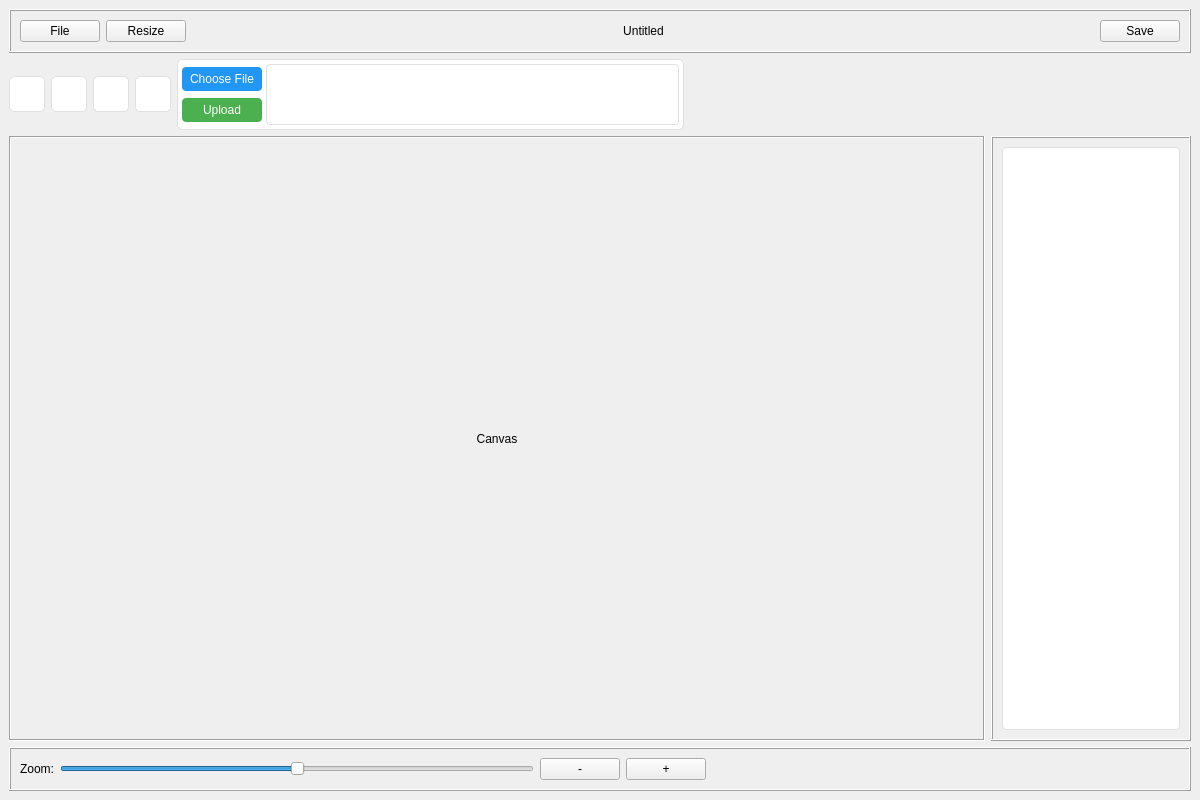
<?xml version="1.0" encoding="UTF-8"?>
<ui version="4.0">
 <class>EditorMainWindow</class>
 <widget class="QMainWindow" name="EditorMainWindow">
  <property name="geometry">
   <rect>
    <x>0</x>
    <y>0</y>
    <width>1200</width>
    <height>800</height>
   </rect>
  </property>
  <property name="windowTitle">
   <string>Editor</string>
  </property>
  <widget class="QWidget" name="centralwidget">
   <layout class="QVBoxLayout" name="verticalLayoutMain">
    <item>
     <widget class="QFrame" name="topBar">
      <property name="frameShape">
       <enum>QFrame::Box</enum>
      </property>
      <property name="frameShadow">
       <enum>QFrame::Raised</enum>
      </property>
      <layout class="QHBoxLayout" name="horizontalLayout_topBar">
       <item>
        <widget class="QPushButton" name="btnFile">
         <property name="text">
          <string>File</string>
         </property>
        </widget>
       </item>
       <item>
        <widget class="QPushButton" name="btnResize">
         <property name="text">
          <string>Resize</string>
         </property>
        </widget>
       </item>
       <item>
        <spacer name="horizontalSpacer_topBar1">
         <property name="orientation">
          <enum>Qt::Horizontal</enum>
         </property>
         <property name="sizeHint" stdset="0">
          <size>
           <width>0</width>
           <height>0</height>
          </size>
         </property>
        </spacer>
       </item>
       <item>
        <widget class="QLabel" name="labelUntitled">
         <property name="text">
          <string>Untitled</string>
         </property>
         <property name="alignment">
          <set>Qt::AlignCenter</set>
         </property>
        </widget>
       </item>
       <item>
        <spacer name="horizontalLayoutSpacer_topBar2">
         <property name="orientation">
          <enum>Qt::Horizontal</enum>
         </property>
         <property name="sizeHint" stdset="0">
          <size>
           <width>0</width>
           <height>0</height>
          </size>
         </property>
        </spacer>
       </item>
       <item>
        <widget class="QPushButton" name="btnSave">
         <property name="text">
          <string>Save</string>
         </property>
        </widget>
       </item>
      </layout>
     </widget>
    </item>
    <item>
     <layout class="QHBoxLayout" name="horizontalLayoutTools">
      <property name="spacing">
       <number>6</number>
      </property>
      <property name="leftMargin">
       <number>0</number>
      </property>
      <item>
       <widget class="QPushButton" name="btnText">
        <property name="minimumSize">
         <size>
          <width>36</width>
          <height>36</height>
         </size>
        </property>
        <property name="maximumSize">
         <size>
          <width>36</width>
          <height>36</height>
         </size>
        </property>
        <property name="toolTip">
         <string>Text</string>
        </property>
        <property name="styleSheet">
         <string notr="true">QPushButton {
          background-color: #FFFFFF;
          border: 1px solid #E0E0E0;
          border-radius: 5px;
         }
         QPushButton:hover {
          background-color: #E0E0E0;
         }
         QPushButton:checked {
          background-color: #2196F3;
          border-color: #1565C0;
         }</string>
        </property>
        <property name="text">
         <string/>
        </property>
        <property name="icon">
         <iconset resource="../img/Roots_img.qrc">
          <normaloff>:/button/buttontext.png</normaloff>:/button/buttontext.png</iconset>
        </property>
        <property name="iconSize">
         <size>
          <width>20</width>
          <height>20</height>
         </size>
        </property>
        <property name="checkable">
         <bool>true</bool>
        </property>
       </widget>
      </item>
      <item>
       <widget class="QPushButton" name="btnShapes">
        <property name="minimumSize">
         <size>
          <width>36</width>
          <height>36</height>
         </size>
        </property>
        <property name="maximumSize">
         <size>
          <width>36</width>
          <height>36</height>
         </size>
        </property>
        <property name="toolTip">
         <string>Shapes</string>
        </property>
        <property name="styleSheet">
         <string notr="true">QPushButton {
          background-color: #FFFFFF;
          border: 1px solid #E0E0E0;
          border-radius: 5px;
         }
         QPushButton:hover {
          background-color: #E0E0E0;
         }
         QPushButton:checked {
          background-color: #2196F3;
          border-color: #1565C0;
         }</string>
        </property>
        <property name="text">
         <string/>
        </property>
        <property name="icon">
         <iconset resource="../img/Roots_img.qrc">
          <normaloff>:/button/button_shape.png</normaloff>:/button/button_shape.png</iconset>
        </property>
        <property name="iconSize">
         <size>
          <width>20</width>
          <height>20</height>
         </size>
        </property>
        <property name="checkable">
         <bool>true</bool>
        </property>
       </widget>
      </item>
      <item>
       <widget class="QPushButton" name="btnUpload">
        <property name="minimumSize">
         <size>
          <width>36</width>
          <height>36</height>
         </size>
        </property>
        <property name="maximumSize">
         <size>
          <width>36</width>
          <height>36</height>
         </size>
        </property>
        <property name="toolTip">
         <string>Upload</string>
        </property>
        <property name="styleSheet">
         <string notr="true">QPushButton {
          background-color: #FFFFFF;
          border: 1px solid #E0E0E0;
          border-radius: 5px;
         }
         QPushButton:hover {
          background-color: #E0E0E0;
         }
         QPushButton:checked {
          background-color: #2196F3;
          border-color: #1565C0;
         }</string>
        </property>
        <property name="text">
         <string/>
        </property>
        <property name="icon">
         <iconset>
          <normaloff>../img/upload-button.png</normaloff>../img/upload-button.png</iconset>
        </property>
        <property name="iconSize">
         <size>
          <width>20</width>
          <height>20</height>
         </size>
        </property>
        <property name="checkable">
         <bool>true</bool>
        </property>
       </widget>
      </item>
      <item>
       <widget class="QPushButton" name="btnImages">
        <property name="minimumSize">
         <size>
          <width>36</width>
          <height>36</height>
         </size>
        </property>
        <property name="maximumSize">
         <size>
          <width>36</width>
          <height>36</height>
         </size>
        </property>
        <property name="toolTip">
         <string>Images</string>
        </property>
        <property name="styleSheet">
         <string notr="true">QPushButton {
          background-color: #FFFFFF;
          border: 1px solid #E0E0E0;
          border-radius: 5px;
         }
         QPushButton:hover {
          background-color: #E0E0E0;
         }
         QPushButton:checked {
          background-color: #2196F3;
          border-color: #1565C0;
         }</string>
        </property>
        <property name="text">
         <string/>
        </property>
        <property name="icon">
         <iconset resource="../img/Roots_img.qrc">
          <normaloff>:/button/images-square-outlined-interface-button-symbol.png</normaloff>:/button/images-square-outlined-interface-button-symbol.png</iconset>
        </property>
        <property name="iconSize">
         <size>
          <width>20</width>
          <height>20</height>
         </size>
        </property>
        <property name="checkable">
         <bool>true</bool>
        </property>
       </widget>
      </item>
      <item>
       <widget class="QStackedWidget" name="toolsStackedWidget">
        <property name="sizePolicy">
         <sizepolicy hsizetype="Preferred" vsizetype="Fixed">
          <horstretch>0</horstretch>
          <verstretch>0</verstretch>
         </sizepolicy>
        </property>
        <property name="minimumSize">
         <size>
          <width>200</width>
          <height>71</height>
         </size>
        </property>
        <property name="maximumSize">
         <size>
          <width>16777215</width>
          <height>71</height>
         </size>
        </property>
        <property name="styleSheet">
         <string notr="true">QStackedWidget {
          background-color: #FFFFFF;
          border: 1px solid #E0E0E0;
          border-radius: 5px;
         }</string>
        </property>
        <property name="currentIndex">
         <number>2</number>
        </property>
        <widget class="QWidget" name="pageText">
         <layout class="QVBoxLayout" name="verticalLayoutText">
          <property name="spacing">
           <number>4</number>
          </property>
          <property name="leftMargin">
           <number>4</number>
          </property>
          <property name="topMargin">
           <number>4</number>
          </property>
          <property name="rightMargin">
           <number>4</number>
          </property>
          <property name="bottomMargin">
           <number>4</number>
          </property>
          <item>
           <layout class="QHBoxLayout" name="horizontalLayoutText">
            <property name="spacing">
             <number>4</number>
            </property>
            <item>
             <widget class="QPushButton" name="btnBold">
              <property name="minimumSize">
               <size>
                <width>24</width>
                <height>24</height>
               </size>
              </property>
              <property name="maximumSize">
               <size>
                <width>24</width>
                <height>24</height>
               </size>
              </property>
              <property name="toolTip">
               <string>Bold</string>
              </property>
              <property name="styleSheet">
               <string notr="true">QPushButton {
                border: 1px solid #E0E0E0;
                border-radius: 4px;
               }
               QPushButton:hover {
                background-color: #E0E0E0;
               }</string>
              </property>
              <property name="text">
               <string>B</string>
              </property>
             </widget>
            </item>
            <item>
             <widget class="QPushButton" name="btnItalic">
              <property name="minimumSize">
               <size>
                <width>24</width>
                <height>24</height>
               </size>
              </property>
              <property name="maximumSize">
               <size>
                <width>24</width>
                <height>24</height>
               </size>
              </property>
              <property name="toolTip">
               <string>Italic</string>
              </property>
              <property name="styleSheet">
               <string notr="true">QPushButton {
                border: 1px solid #E0E0E0;
                border-radius: 4px;
               }
               QPushButton:hover {
                background-color: #E0E0E0;
               }</string>
              </property>
              <property name="text">
               <string>I</string>
              </property>
             </widget>
            </item>
            <item>
             <widget class="QPushButton" name="btnUnderline">
              <property name="minimumSize">
               <size>
                <width>24</width>
                <height>24</height>
               </size>
              </property>
              <property name="maximumSize">
               <size>
                <width>24</width>
                <height>24</height>
               </size>
              </property>
              <property name="toolTip">
               <string>Underline</string>
              </property>
              <property name="styleSheet">
               <string notr="true">QPushButton {
                border: 1px solid #E0E0E0;
                border-radius: 4px;
               }
               QPushButton:hover {
                background-color: #E0E0E0;
               }</string>
              </property>
              <property name="text">
               <string>U</string>
              </property>
             </widget>
            </item>
            <item>
             <widget class="QPushButton" name="btnAlignLeft">
              <property name="minimumSize">
               <size>
                <width>24</width>
                <height>24</height>
               </size>
              </property>
              <property name="maximumSize">
               <size>
                <width>24</width>
                <height>24</height>
               </size>
              </property>
              <property name="toolTip">
               <string>Align Left</string>
              </property>
              <property name="styleSheet">
               <string notr="true">QPushButton {
                border: 1px solid #E0E0E0;
                border-radius: 4px;
               }
               QPushButton:hover {
                background-color: #E0E0E0;
               }</string>
              </property>
              <property name="text">
               <string/>
              </property>
              <property name="icon">
               <iconset>
                <normaloff>:/newPrefix/align-left.png</normaloff>:/newPrefix/align-left.png</iconset>
              </property>
              <property name="iconSize">
               <size>
                <width>16</width>
                <height>16</height>
               </size>
              </property>
             </widget>
            </item>
            <item>
             <widget class="QPushButton" name="btnAlignCenter">
              <property name="minimumSize">
               <size>
                <width>24</width>
                <height>24</height>
               </size>
              </property>
              <property name="maximumSize">
               <size>
                <width>24</width>
                <height>24</height>
               </size>
              </property>
              <property name="toolTip">
               <string>Align Center</string>
              </property>
              <property name="styleSheet">
               <string notr="true">QPushButton {
                border: 1px solid #E0E0E0;
                border-radius: 4px;
               }
               QPushButton:hover {
                background-color: #E0E0E0;
               }</string>
              </property>
              <property name="text">
               <string/>
              </property>
              <property name="icon">
               <iconset>
                <normaloff>:/newPrefix/format.png</normaloff>:/newPrefix/format.png</iconset>
              </property>
              <property name="iconSize">
               <size>
                <width>16</width>
                <height>16</height>
               </size>
              </property>
             </widget>
            </item>
            <item>
             <widget class="QPushButton" name="btnAlignRight">
              <property name="minimumSize">
               <size>
                <width>24</width>
                <height>24</height>
               </size>
              </property>
              <property name="maximumSize">
               <size>
                <width>24</width>
                <height>24</height>
               </size>
              </property>
              <property name="toolTip">
               <string>Align Right</string>
              </property>
              <property name="styleSheet">
               <string notr="true">QPushButton {
                border: 1px solid #E0E0E0;
                border-radius: 4px;
               }
               QPushButton:hover {
                background-color: #E0E0E0;
               }</string>
              </property>
              <property name="text">
               <string/>
              </property>
              <property name="icon">
               <iconset>
                <normaloff>:/newPrefix/align-right.png</normaloff>:/newPrefix/align-right.png</iconset>
              </property>
              <property name="iconSize">
               <size>
                <width>16</width>
                <height>16</height>
               </size>
              </property>
             </widget>
            </item>
            <item>
             <widget class="QPushButton" name="btnTextColor">
              <property name="minimumSize">
               <size>
                <width>24</width>
                <height>24</height>
               </size>
              </property>
              <property name="maximumSize">
               <size>
                <width>24</width>
                <height>24</height>
               </size>
              </property>
              <property name="toolTip">
               <string>Text Color</string>
              </property>
              <property name="styleSheet">
               <string notr="true">QPushButton {
                border: 1px solid #E0E0E0;
                border-radius: 4px;
                color: #FF0000;
               }
               QPushButton:hover {
                background-color: #E0E0E0;
               }</string>
              </property>
              <property name="text">
               <string>A</string>
              </property>
             </widget>
            </item>
            <item>
             <widget class="QPushButton" name="btnAddText">
              <property name="minimumSize">
               <size>
                <width>24</width>
                <height>24</height>
               </size>
              </property>
              <property name="maximumSize">
               <size>
                <width>24</width>
                <height>24</height>
               </size>
              </property>
              <property name="toolTip">
               <string>Add Text</string>
              </property>
              <property name="styleSheet">
               <string notr="true">QPushButton {
                border: 1px solid #E0E0E0;
                border-radius: 4px;
               }
               QPushButton:hover {
                background-color: #E0E0E0;
               }</string>
              </property>
              <property name="text">
               <string>T</string>
              </property>
             </widget>
            </item>
           </layout>
          </item>
          <item>
           <widget class="QComboBox" name="fontComboBox">
            <property name="minimumSize">
             <size>
              <width>150</width>
              <height>24</height>
             </size>
            </property>
            <property name="styleSheet">
             <string notr="true">QComboBox {
              border: 1px solid #E0E0E0;
              border-radius: 4px;
              padding: 2px;
             }
             QComboBox:hover {
              background-color: #E0E0E0;
             }
             QComboBox::drop-down {
              width: 20px;
              border-left: 1px solid #E0E0E0;
             }
             QComboBox QAbstractItemView {
              border: 1px solid #E0E0E0;
              background-color: #FFFFFF;
              selection-background-color: #2196F3;
             }</string>
            </property>
            <property name="editable">
             <bool>true</bool>
            </property>
            <property name="placeholderText" stdset="0">
             <string>Search fonts...</string>
            </property>
            <item>
             <property name="text">
              <string>Arial</string>
             </property>
            </item>
            <item>
             <property name="text">
              <string>Times New Roman</string>
             </property>
            </item>
            <item>
             <property name="text">
              <string>Helvetica</string>
             </property>
            </item>
            <item>
             <property name="text">
              <string>Comic Sans MS</string>
             </property>
            </item>
            <item>
             <property name="text">
              <string>Calibri</string>
             </property>
            </item>
           </widget>
          </item>
         </layout>
        </widget>
        <widget class="QWidget" name="pageShapes">
         <layout class="QHBoxLayout" name="horizontalLayoutShapes">
          <property name="spacing">
           <number>4</number>
          </property>
          <property name="leftMargin">
           <number>4</number>
          </property>
          <property name="topMargin">
           <number>4</number>
          </property>
          <property name="rightMargin">
           <number>4</number>
          </property>
          <property name="bottomMargin">
           <number>4</number>
          </property>
          <item>
           <widget class="QPushButton" name="addButtonShapes">
            <property name="minimumSize">
             <size>
              <width>36</width>
              <height>24</height>
             </size>
            </property>
            <property name="maximumSize">
             <size>
              <width>36</width>
              <height>24</height>
             </size>
            </property>
            <property name="styleSheet">
             <string notr="true">QPushButton {
              background-color: #4CAF50;
              color: white;
              border-radius: 4px;
              padding: 2px;
             }
             QPushButton:hover {
              background-color: #45A049;
             }</string>
            </property>
            <property name="text">
             <string>Add</string>
            </property>
           </widget>
          </item>
          <item>
           <widget class="QPushButton" name="btnSquare">
            <property name="minimumSize">
             <size>
              <width>24</width>
              <height>24</height>
             </size>
            </property>
            <property name="maximumSize">
             <size>
              <width>24</width>
              <height>24</height>
             </size>
            </property>
            <property name="toolTip">
             <string>Square</string>
            </property>
            <property name="styleSheet">
             <string notr="true">QPushButton {
              border: 1px solid #E0E0E0;
              border-radius: 4px;
             }
             QPushButton:hover {
              background-color: #E0E0E0;
             }</string>
            </property>
            <property name="text">
             <string/>
            </property>
            <property name="icon">
             <iconset>
              <normaloff>../../Downloads/image 17.png</normaloff>../../Downloads/image 17.png</iconset>
            </property>
            <property name="iconSize">
             <size>
              <width>16</width>
              <height>16</height>
             </size>
            </property>
           </widget>
          </item>
          <item>
           <widget class="QPushButton" name="btnCircle">
            <property name="minimumSize">
             <size>
              <width>24</width>
              <height>24</height>
             </size>
            </property>
            <property name="maximumSize">
             <size>
              <width>24</width>
              <height>24</height>
             </size>
            </property>
            <property name="toolTip">
             <string>Circle</string>
            </property>
            <property name="styleSheet">
             <string notr="true">QPushButton {
              border: 1px solid #E0E0E0;
              border-radius: 4px;
             }
             QPushButton:hover {
              background-color: #E0E0E0;
             }</string>
            </property>
            <property name="text">
             <string/>
            </property>
            <property name="icon">
             <iconset>
              <normaloff>../../Downloads/Ellipse 1.png</normaloff>../../Downloads/Ellipse 1.png</iconset>
            </property>
            <property name="iconSize">
             <size>
              <width>16</width>
              <height>16</height>
             </size>
            </property>
           </widget>
          </item>
          <item>
           <widget class="QPushButton" name="btnTriangle">
            <property name="minimumSize">
             <size>
              <width>24</width>
              <height>24</height>
             </size>
            </property>
            <property name="maximumSize">
             <size>
              <width>24</width>
              <height>24</height>
             </size>
            </property>
            <property name="toolTip">
             <string>Triangle</string>
            </property>
            <property name="styleSheet">
             <string notr="true">QPushButton {
              border: 1px solid #E0E0E0;
              border-radius: 4px;
             }
             QPushButton:hover {
              background-color: #E0E0E0;
             }</string>
            </property>
            <property name="text">
             <string/>
            </property>
            <property name="icon">
             <iconset>
              <normaloff>../../Downloads/Polygon 1.png</normaloff>../../Downloads/Polygon 1.png</iconset>
            </property>
            <property name="iconSize">
             <size>
              <width>16</width>
              <height>16</height>
             </size>
            </property>
           </widget>
          </item>
          <item>
           <widget class="QPushButton" name="btnStar">
            <property name="minimumSize">
             <size>
              <width>24</width>
              <height>24</height>
             </size>
            </property>
            <property name="maximumSize">
             <size>
              <width>24</width>
              <height>24</height>
             </size>
            </property>
            <property name="toolTip">
             <string>Star</string>
            </property>
            <property name="styleSheet">
             <string notr="true">QPushButton {
              border: 1px solid #E0E0E0;
              border-radius: 4px;
             }
             QPushButton:hover {
              background-color: #E0E0E0;
             }</string>
            </property>
            <property name="text">
             <string/>
            </property>
            <property name="icon">
             <iconset>
              <normaloff>../../Downloads/Star 1.png</normaloff>../../Downloads/Star 1.png</iconset>
            </property>
            <property name="iconSize">
             <size>
              <width>16</width>
              <height>16</height>
             </size>
            </property>
           </widget>
          </item>
         </layout>
        </widget>
        <widget class="QWidget" name="pageUpload">
         <layout class="QHBoxLayout" name="horizontalLayoutUpload">
          <property name="spacing">
           <number>4</number>
          </property>
          <property name="leftMargin">
           <number>4</number>
          </property>
          <property name="topMargin">
           <number>4</number>
          </property>
          <property name="rightMargin">
           <number>4</number>
          </property>
          <property name="bottomMargin">
           <number>4</number>
          </property>
          <item>
           <layout class="QVBoxLayout" name="verticalLayoutUploadButtons">
            <property name="spacing">
             <number>4</number>
            </property>
            <item>
             <widget class="QPushButton" name="chooseFileButton">
              <property name="minimumSize">
               <size>
                <width>80</width>
                <height>24</height>
               </size>
              </property>
              <property name="maximumSize">
               <size>
                <width>80</width>
                <height>24</height>
               </size>
              </property>
              <property name="styleSheet">
               <string notr="true">QPushButton {
                background-color: #2196F3;
                color: white;
                border-radius: 4px;
                padding: 2px;
               }
               QPushButton:hover {
                background-color: #1E88E5;
               }</string>
              </property>
              <property name="text">
               <string>Choose File</string>
              </property>
             </widget>
            </item>
            <item>
             <widget class="QPushButton" name="uploadButton">
              <property name="minimumSize">
               <size>
                <width>80</width>
                <height>24</height>
               </size>
              </property>
              <property name="maximumSize">
               <size>
                <width>80</width>
                <height>24</height>
               </size>
              </property>
              <property name="styleSheet">
               <string notr="true">QPushButton {
                background-color: #4CAF50;
                color: white;
                border-radius: 4px;
                padding: 2px;
               }
               QPushButton:hover {
                background-color: #45A049;
               }</string>
              </property>
              <property name="text">
               <string>Upload</string>
              </property>
             </widget>
            </item>
           </layout>
          </item>
          <item>
           <widget class="QListWidget" name="uploadedFilesList">
            <property name="sizePolicy">
             <sizepolicy hsizetype="Expanding" vsizetype="Fixed">
              <horstretch>0</horstretch>
              <verstretch>0</verstretch>
             </sizepolicy>
            </property>
            <property name="minimumSize">
             <size>
              <width>100</width>
              <height>60</height>
             </size>
            </property>
            <property name="styleSheet">
             <string notr="true">QListWidget {
              border: 1px solid #E0E0E0;
              border-radius: 4px;
              background-color: #FFFFFF;
             }</string>
            </property>
           </widget>
          </item>
         </layout>
        </widget>
        <widget class="QWidget" name="pageImages">
         <layout class="QHBoxLayout" name="horizontalLayoutImages">
          <property name="spacing">
           <number>4</number>
          </property>
          <property name="leftMargin">
           <number>4</number>
          </property>
          <property name="topMargin">
           <number>4</number>
          </property>
          <property name="rightMargin">
           <number>4</number>
          </property>
          <property name="bottomMargin">
           <number>4</number>
          </property>
          <item>
           <layout class="QVBoxLayout" name="verticalLayoutImageButtons">
            <property name="spacing">
             <number>5</number>
            </property>
            <item>
             <widget class="QPushButton" name="uploadImageButton">
              <property name="minimumSize">
               <size>
                <width>80</width>
                <height>24</height>
               </size>
              </property>
              <property name="maximumSize">
               <size>
                <width>80</width>
                <height>24</height>
               </size>
              </property>
              <property name="styleSheet">
               <string notr="true">QPushButton {
                background-color: #4CAF50;
                color: white;
                border-radius: 4px;
                padding: 2px;
               }
               QPushButton:hover {
                background-color: #45A049;
               }</string>
              </property>
              <property name="text">
               <string>Upload Image</string>
              </property>
             </widget>
            </item>
           </layout>
          </item>
          <item>
           <widget class="QListWidget" name="imagesList">
            <property name="sizePolicy">
             <sizepolicy hsizetype="Expanding" vsizetype="Fixed">
              <horstretch>0</horstretch>
              <verstretch>0</verstretch>
             </sizepolicy>
            </property>
            <property name="minimumSize">
             <size>
              <width>100</width>
              <height>60</height>
             </size>
            </property>
            <property name="styleSheet">
             <string notr="true">QListWidget {
              border: 1px solid #E0E0E0;
              border-radius: 4px;
              background-color: #FFFFFF;
             }</string>
            </property>
           </widget>
          </item>
         </layout>
        </widget>
       </widget>
      </item>
      <item>
       <spacer name="horizontalSpacerTools">
        <property name="orientation">
         <enum>Qt::Horizontal</enum>
        </property>
        <property name="sizeHint" stdset="0">
         <size>
          <width>0</width>
          <height>0</height>
         </size>
        </property>
       </spacer>
      </item>
     </layout>
    </item>
    <item>
     <layout class="QHBoxLayout" name="horizontalLayoutMain">
      <item>
       <widget class="QFrame" name="canvasFrame">
        <property name="sizePolicy">
         <sizepolicy hsizetype="Expanding" vsizetype="Expanding">
          <horstretch>1</horstretch>
          <verstretch>0</verstretch>
         </sizepolicy>
        </property>
        <property name="frameShape">
         <enum>QFrame::Box</enum>
        </property>
        <property name="frameShadow">
         <enum>QFrame::Sunken</enum>
        </property>
        <layout class="QVBoxLayout" name="verticalLayoutCanvas">
         <item>
          <widget class="QLabel" name="labelCanvas">
           <property name="text">
            <string>Canvas</string>
           </property>
           <property name="alignment">
            <set>Qt::AlignCenter</set>
           </property>
          </widget>
         </item>
        </layout>
       </widget>
      </item>
      <item>
       <widget class="QFrame" name="layersPanel">
        <property name="sizePolicy">
         <sizepolicy hsizetype="Preferred" vsizetype="Expanding">
          <horstretch>0</horstretch>
          <verstretch>0</verstretch>
         </sizepolicy>
        </property>
        <property name="maximumSize">
         <size>
          <width>200</width>
          <height>16777215</height>
         </size>
        </property>
        <property name="frameShape">
         <enum>QFrame::Box</enum>
        </property>
        <property name="frameShadow">
         <enum>QFrame::Raised</enum>
        </property>
        <layout class="QVBoxLayout" name="verticalLayoutLayers">
         <item>
          <widget class="QListWidget" name="layerList">
           <property name="sizePolicy">
            <sizepolicy hsizetype="Expanding" vsizetype="Expanding">
             <horstretch>0</horstretch>
             <verstretch>0</verstretch>
            </sizepolicy>
           </property>
           <property name="styleSheet">
            <string notr="true">QListWidget {
             border: 1px solid #E0E0E0;
             border-radius: 4px;
             background-color: #FFFFFF;
            }</string>
           </property>
          </widget>
         </item>
        </layout>
       </widget>
      </item>
     </layout>
    </item>
    <item>
     <widget class="QFrame" name="bottomBar">
      <property name="frameShape">
       <enum>QFrame::Box</enum>
      </property>
      <property name="frameShadow">
       <enum>QFrame::Raised</enum>
      </property>
      <layout class="QHBoxLayout" name="horizontalLayoutBottomBar">
       <item>
        <widget class="QLabel" name="labelZoom">
         <property name="text">
          <string>Zoom:</string>
         </property>
        </widget>
       </item>
       <item>
        <widget class="QSlider" name="sliderZoom">
         <property name="minimum">
          <number>0</number>
         </property>
         <property name="maximum">
          <number>200</number>
         </property>
         <property name="value">
          <number>100</number>
         </property>
         <property name="orientation">
          <enum>Qt::Horizontal</enum>
         </property>
        </widget>
       </item>
       <item>
        <widget class="QPushButton" name="btnZoomOut">
         <property name="text">
          <string>-</string>
         </property>
        </widget>
       </item>
       <item>
        <widget class="QPushButton" name="btnZoomIn">
         <property name="text">
          <string>+</string>
         </property>
        </widget>
       </item>
       <item>
        <spacer name="horizontalSpacer_bottomBar">
         <property name="orientation">
          <enum>Qt::Horizontal</enum>
         </property>
         <property name="sizeHint" stdset="0">
          <size>
           <width>0</width>
           <height>0</height>
          </size>
         </property>
        </spacer>
       </item>
      </layout>
     </widget>
    </item>
   </layout>
  </widget>
 </widget>
 <resources>
  <include location="../img/Roots_img.qrc"/>
 </resources>
 <connections/>
</ui>
